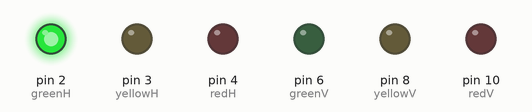
Simulated run of this sketch. Board: Arduino Uno, built with avr-gcc and run on an emulated ATmega328P. Parts: output pins drawn as LEDs (lit = HIGH).

Above: at 1.0 s.
At 2.5 s:
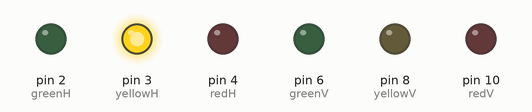
At 4.0 s:
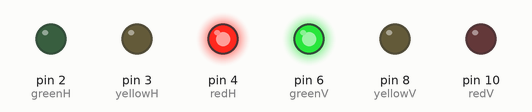
At 5.5 s:
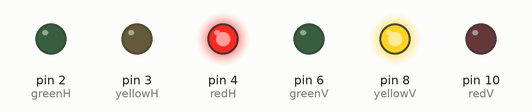
Timing chart, 0 to 7.8 s (numbered marks = the images above):
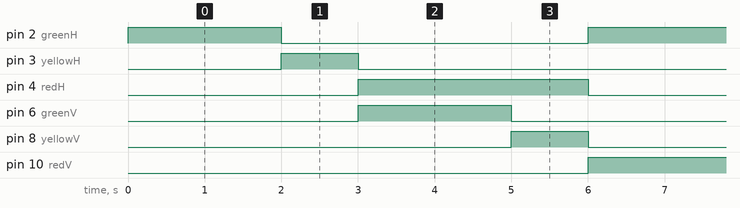

Measured:
- by itself, pin 2 (greenH), pin 6 (greenV): alternates HIGH for 2.0 s and LOW for 4.0 s
- by itself, pin 3 (yellowH), pin 8 (yellowV): alternates HIGH for 1.0 s and LOW for 5.0 s
- by itself, pin 4 (redH), pin 10 (redV): alternates HIGH for 3.0 s and LOW for 3.0 s

The sketch:

cruzamento.ino
```cpp
int greenH = 2;
int yellowH = 3;
int redH = 4;
int greenV = 6;
int yellowV = 8;
int redV = 10;
int longDelay = 2000;
int shortDelay = 1000;

void setup(){
  pinMode(greenH, OUTPUT);
  pinMode(yellowH, OUTPUT);
  pinMode(redH, OUTPUT);
  pinMode(greenV, OUTPUT);
  pinMode(yellowV, OUTPUT);
  pinMode(redV, OUTPUT);
}

void loop(){
    digitalWrite(redH, LOW);
    digitalWrite(greenH, HIGH);
    delay(longDelay);
    digitalWrite(yellowH, HIGH);
    digitalWrite(greenH, LOW);
    delay(shortDelay);
    digitalWrite(yellowH, LOW);
    digitalWrite(redH, HIGH);

    digitalWrite(redV, LOW);
    digitalWrite(greenV, HIGH);
    delay(longDelay);
    digitalWrite(yellowV, HIGH);
    digitalWrite(greenV, LOW);
    delay(shortDelay);
    digitalWrite(yellowV, LOW);
    digitalWrite(redV, HIGH);
}
```
